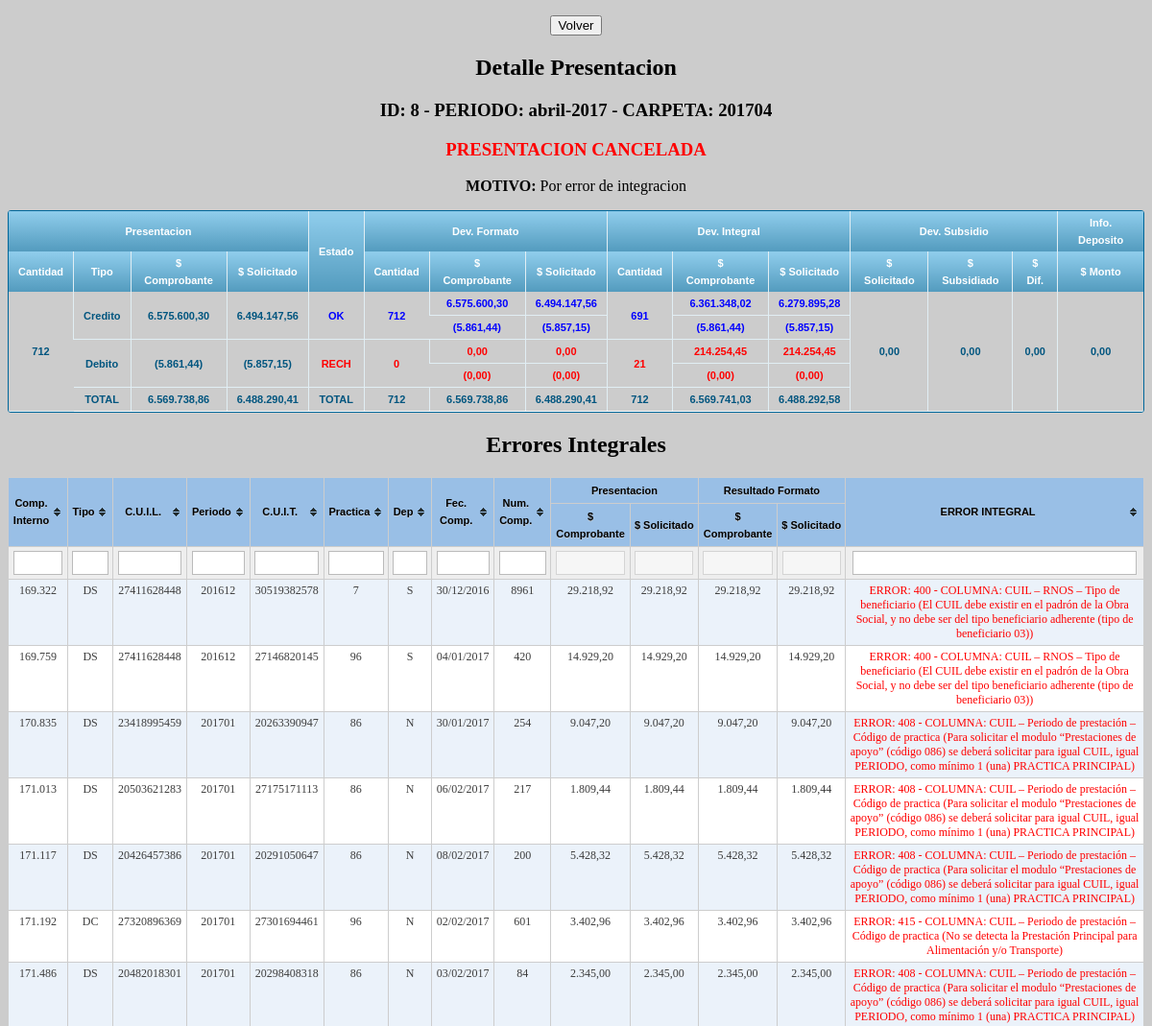
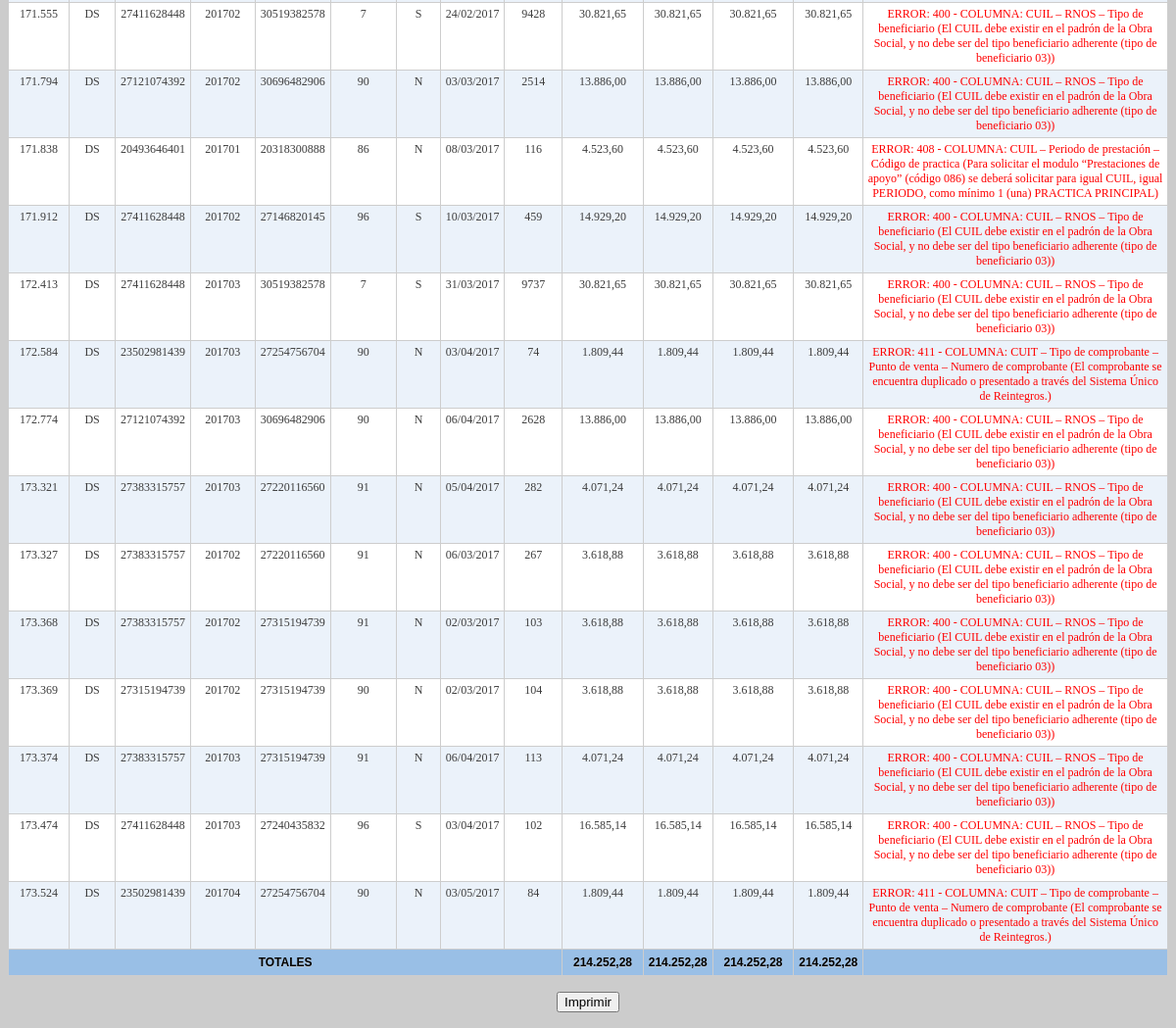
The page /presentacion.erroresintegral.php?id=8 (signed in) on the database its author committed (2 pictures, top to bottom).
### tables this page shows
CREATE TABLE IF NOT EXISTS `presentacion` (
  `id` int(4) NOT NULL AUTO_INCREMENT,
  `idcronograma` int(3) NOT NULL,
  `fechapresentacion` date DEFAULT NULL,
  `fechacancelacion` date DEFAULT NULL,
  `motivocancelacion` text,
  `cantfactura` int(6) NOT NULL,
  `impcomprobantes` decimal(15,2) NOT NULL,
  `impsolicitado` decimal(15,2) NOT NULL,
  `impcomprobantesd` decimal(15,2) NOT NULL,
  `impsolicitadod` decimal(15,2) NOT NULL,
  `fechadeposito` date DEFAULT NULL,
  `montodepositado` decimal(15,2) DEFAULT NULL,
  PRIMARY KEY (`id`)
);

CREATE TABLE IF NOT EXISTS `cronograma` (
  `id` int(3) NOT NULL AUTO_INCREMENT,
  `periodo` varchar(100) NOT NULL,
  `carpeta` varchar(6) NOT NULL,
  `fechacierre` date NOT NULL,
  `periodosincluidos` varchar(50) NOT NULL,
  PRIMARY KEY (`id`)
);

CREATE TABLE IF NOT EXISTS `presentacionformato` (
  `id` int(4) NOT NULL,
  `fechadevformato` date NOT NULL,
  `cantformatook` int(6) NOT NULL,
  `impcomprobantesformatook` decimal(15,2) NOT NULL,
  `impsolicitadoformatook` decimal(15,2) NOT NULL,
  `impcomprobantesformatodok` decimal(15,2) NOT NULL,
  `impsolicitadoformatodok` decimal(15,2) NOT NULL,
  `cantformatonok` int(6) NOT NULL,
  `impcomprobantesformatonok` decimal(15,2) NOT NULL,
  `impsolicitadoformatonok` decimal(15,2) NOT NULL,
  `impcomprobantesformatodnok` decimal(15,2) NOT NULL,
  `impsolicitadoformatodnok` decimal(15,2) NOT NULL,
  PRIMARY KEY (`id`)
);

CREATE TABLE IF NOT EXISTS `presentacionintegral` (
  `id` int(4) NOT NULL,
  `fechaintegral` date NOT NULL,
  `cantintegralok` int(6) NOT NULL,
  `impcomprobantesintegralok` decimal(15,2) NOT NULL,
  `impsolicitadointegralok` decimal(15,2) NOT NULL,
  `impcomprobantesintegraldok` decimal(15,2) NOT NULL,
  `impsolicitadointegraldok` decimal(15,2) NOT NULL,
  `cantintegralnok` int(6) NOT NULL,
  `impcomprobantesintegralnok` decimal(15,2) NOT NULL,
  `impsolicitadointegralnok` decimal(15,2) NOT NULL,
  `impcomprobantesintegraldnok` decimal(15,2) NOT NULL,
  `impsolicitadointegraldnok` decimal(15,2) NOT NULL,
  PRIMARY KEY (`id`)
);

### include/detalle.php (the view)
<?php $sqlPresentacion = "SELECT
p.id as idpres,
DATE_FORMAT(p.fechapresentacion, '%d-%m-%Y') as fechapresentacion,
DATE_FORMAT(p.fechacancelacion, '%d-%m-%Y') as fechacancelacion,
p.motivocancelacion,
p.cantfactura,
p.impcomprobantes,
p.impsolicitado,
p.impcomprobantesd,
p.impsolicitadod,
cronograma.periodo,
cronograma.carpeta,
DATE_FORMAT(presentacionformato.fechadevformato, '%d-%m-%Y') as fechadevformato,
presentacionformato.*,
DATE_FORMAT(presentacionintegral.fechaintegral, '%d-%m-%Y') as fechaintegral,
presentacionintegral.*,
DATE_FORMAT(presentacionsubsidio.fechasubsidio, '%d-%m-%Y') as fechasubsidio,
presentacionsubsidio.impsolicitadosubsidio,
presentacionsubsidio.montosubsidio,
DATE_FORMAT(p.fechadeposito, '%d-%m-%Y') as fechadeposito,
p.montodepositado
FROM presentacion p
INNER JOIN cronograma on p.idcronograma = cronograma.id
LEFT JOIN presentacionformato on p.id = presentacionformato.id
LEFT JOIN presentacionintegral on p.id = presentacionintegral.id
LEFT JOIN presentacionsubsidio on p.id = presentacionsubsidio.id
WHERE p.id = $idPresentacion";
$resPresentacion = mysql_query($sqlPresentacion);
$rowPresentacion = mysql_fetch_array($resPresentacion);
?>
	<h2>Detalle Presentacion</h2>
	 	<h3>ID: <?php echo $rowPresentacion['idpres']?> - PERIODO: <?php echo $rowPresentacion['periodo'] ?> - CARPETA: <?php echo $rowPresentacion['carpeta'] ?></h3>
	 	<?php if ($rowPresentacion['fechacancelacion'] != null) {  ?>
	 		<h3 style="color: red">PRESENTACION CANCELADA</h3>
	 		<p><b>MOTIVO: </b><?php echo $rowPresentacion['motivocancelacion'] ?></p>
	 	<?php } ?>
<div class="grilla">
	<table>
		<thead>
		  <tr>
		    <th colspan="4" style="font-size: 11px">Presentacion</th>
		    <th rowspan="2" style="font-size: 11px">Estado</th>
		    <th colspan="3" style="font-size: 11px">Dev. Formato</th>
		    <th colspan="3" style="font-size: 11px">Dev. Integral</th>
		    <th colspan="3" style="font-size: 11px">Dev. Subsidio</th>
		    <th style="font-size: 11px">Info. Deposito</th>
		  </tr>
		  <tr>
		  	<th style="font-size: 11px">Cantidad</th>
		    <th style="font-size: 11px">Tipo</th>
		    <th style="font-size: 11px">$ Comprobante</th>
		    <th style="font-size: 11px">$ Solicitado</th>
		    <th style="font-size: 11px">Cantidad</th>
		    <th style="font-size: 11px">$ Comprobante</th>
		    <th style="font-size: 11px">$ Solicitado</th>
		    <th style="font-size: 11px">Cantidad</th>
		    <th style="font-size: 11px">$ Comprobante</th>
		    <th style="font-size: 11px">$ Solicitado</th>
		    <th style="font-size: 11px">$ Solicitado</th>
		    <th style="font-size: 11px">$ Subsidiado</th>
		    <th style="font-size: 11px">$ Dif.</th>
		    <th style="font-size: 11px">$ Monto</th>
		  </tr>
		</thead>
		<tbody>
			<tr>
				<td rowspan="5" style="font-size: 11px"><?php echo number_format($rowPresentacion['cantfactura'],"0","",".") ?></td>
				<td rowspan="2" style="font-size: 11px">Credito</td>
				<td rowspan="2" style="font-size: 11px"><?php echo number_format($rowPresentacion['impcomprobantes'],"2",",",".") ?> </td>
			 	<td rowspan="2" style="font-size: 11px"><?php echo number_format($rowPresentacion['impsolicitado'],"2",",",".") ?></td>
				<td rowspan="2" style="color: blue; font-size: 11px">OK</td>
				<td rowspan="2" style="color: blue; font-size: 11px"><?php echo number_format($rowPresentacion['cantformatook'],"0","",".")?></td>
				<td style="color: blue; font-size: 11px"><?php echo number_format($rowPresentacion['impcomprobantesformatook'],"2",",",".") ?> </td>
				<td style="color: blue; font-size: 11px"><?php echo number_format($rowPresentacion['impsolicitadoformatook'],"2",",",".") ?></td>
				<td rowspan="2" style="color: blue; font-size: 11px"><?php echo number_format($rowPresentacion['cantintegralok'],"0","",".")?></td>
				<td style="color: blue; font-size: 11px"><?php echo number_format($rowPresentacion['impcomprobantesintegralok'],"2",",",".") ?> </td>
				<td style="color: blue; font-size: 11px"><?php echo number_format($rowPresentacion['impsolicitadointegralok'],"2",",",".") ?></td>
				<td rowspan="5" style="font-size: 11px"><?php echo number_format($rowPresentacion['impsolicitadosubsidio'],"2",",",".") ?></td>
				<td rowspan="5" style="font-size: 11px"><?php echo number_format($rowPresentacion['montosubsidio'],"2",",",".") ?></td>
				<td rowspan="5" style="font-size: 11px"><?php echo number_format($rowPresentacion['impsolicitadosubsidio']-$rowPresentacion['montosubsidio'],"2",",",".") ?></td>
				<td rowspan="5" style="font-size: 11px"> <?php echo number_format($rowPresentacion['montodepositado'],"2",",",".") ?> </td>
			</tr>
			<tr>
				<td style="color: blue; font-size: 11px"><?php echo "(".number_format($rowPresentacion['impcomprobantesformatodok'],"2",",",".").")" ?> </td>
				<td style="color: blue; font-size: 11px"><?php echo "(".number_format($rowPresentacion['impsolicitadoformatodok'],"2",",",".").")" ?></td>
				<td style="color: blue; font-size: 11px"><?php echo "(".number_format($rowPresentacion['impcomprobantesintegraldok'],"2",",",".").")" ?> </td>
				<td style="color: blue; font-size: 11px"><?php echo "(".number_format($rowPresentacion['impsolicitadointegraldok'],"2",",",".").")" ?></td>
			</tr>
			<tr>
				<td rowspan="2" style="font-size: 11px">Debito</td>
				<td rowspan="2" style="font-size: 11px"><?php echo "(".number_format($rowPresentacion['impcomprobantesd'],"2",",",".").")"; ?> </td>
				<td rowspan="2" style="font-size: 11px"><?php echo "(".number_format($rowPresentacion['impsolicitadod'],"2",",",".").")" ?></td>
				<td rowspan="2" style="color: red; font-size: 11px">RECH</td>
				<td rowspan="2" style="color: red; font-size: 11px"><?php echo number_format($rowPresentacion['cantformatonok'],"0","",".")?></td>
				<td style="color: red; font-size: 11px"><?php echo number_format($rowPresentacion['impcomprobantesformatonok'],"2",",",".") ?> </td>
				<td style="color: red; font-size: 11px"><?php echo number_format($rowPresentacion['impsolicitadoformatonok'],"2",",",".") ?></td>
				<td rowspan="2" style="color: red; font-size: 11px"><?php echo number_format($rowPresentacion['cantintegralnok'],"0","",".")?></td>
				<td style="color: red; font-size: 11px"><?php echo number_format($rowPresentacion['impcomprobantesintegralnok'],"2",",",".") ?> </td>
				<td style="color: red; font-size: 11px"><?php echo number_format($rowPresentacion['impsolicitadointegralnok'],"2",",",".") ?></td>
			</tr>
			<tr>
				<td style="color: red; font-size: 11px"><?php echo "(".number_format($rowPresentacion['impcomprobantesformatodnok'],"2",",",".").")" ?> </td>
				<td style="color: red; font-size: 11px"><?php echo "(".number_format($rowPresentacion['impsolicitadoformatodnok'],"2",",",".").")" ?></td>
				<td style="color: red; font-size: 11px"><?php echo "(".number_format($rowPresentacion['impcomprobantesintegraldnok'],"2",",",".").")" ?> </td>
				<td style="color: red; font-size: 11px"><?php echo "(".number_format($rowPresentacion['impsolicitadointegraldnok'],"2",",",".").")" ?></td>
			</tr>
			<tr>
				<td style="font-size: 11px">TOTAL</td>
				<td style="font-size: 11px"><?php echo number_format($rowPresentacion['impcomprobantes'] - $rowPresentacion['impcomprobantesd'],"2",",",".")?></td>
				<td style="font-size: 11px"><?php echo number_format($rowPresentacion['impsolicitado'] - $rowPresentacion['impsolicitadod'],"2",",",".")?></td>
				<td style="font-size: 11px">TOTAL</td>
				<td style="font-size: 11px"><?php echo number_format($rowPresentacion['cantformatook'] + $rowPresentacion['cantformatonok'],"0","",".") ?></td>
				<td style="font-size: 11px"><?php echo number_format($rowPresentacion['impcomprobantesformatook'] + $rowPresentacion['impcomprobantesformatonok'] - $rowPresentacion['impcomprobantesformatodok'] - $rowPresentacion['impcomprobantesformatodnok'],"2",",",".")  ?> </td>
				<td style="font-size: 11px"><?php echo number_format($rowPresentacion['impsolicitadoformatook'] + $rowPresentacion['impsolicitadoformatonok'] - $rowPresentacion['impsolicitadoformatodok'] - $rowPresentacion['impsolicitadoformatodnok'],"2",",",".") ?></td>
				<td style="font-size: 11px"><?php echo number_format($rowPresentacion['cantintegralok'] + $rowPresentacion['cantintegralnok'],"0","",".") ?></td>
				<td style="font-size: 11px"><?php echo number_format($rowPresentacion['impcomprobantesintegralok'] + $rowPresentacion['impcomprobantesintegralnok'] - $rowPresentacion['impcomprobantesintegraldok'] - $rowPresentacion['impcomprobantesintegraldnok'],"2",",",".") ?> </td>
				<td style="font-size: 11px"><?php echo number_format($rowPresentacion['impsolicitadointegralok'] + $rowPresentacion['impsolicitadointegralnok'] - $rowPresentacion['impsolicitadointegraldok'] - $rowPresentacion['impsolicitadointegraldnok'],"2",",",".")  ?></td>
			</tr>
		</tbody>
	</table>
</div>

### presentacion.erroresintegral.php (shortened to what this page needs)
<?php
$idPresentacion = $_GET['id'];
$sqlFactura = "SELECT * FROM facturas WHERE idpresentacion = $idPresentacion and deverrorintegral is not null";
$resFactura = mysql_query($sqlFactura);
$sqlErrores = "SELECT * FROM errorsss";
$resErrores = mysql_query($sqlErrores);
$arrayErrores = array();
while ($rowErrores = mysql_fetch_array($resErrores)) {
	$arrayErrores[$rowErrores['id']] = array("campo" => $rowErrores['campo'], "descrip" => $rowErrores['descripcion']);
}
?>
<!DOCTYPE html PUBLIC "-//W3C//DTD XHTML 1.0 Transitional//EN" "http://www.w3.org/TR/xhtml1/DTD/xhtml1-transitional.dtd">
<html xmlns="http://www.w3.org/1999/xhtml">
<head>
<link rel="stylesheet" href="css/tablas.css"/>
<link rel="stylesheet" href="include/jquery.tablesorter/themes/theme.blue.css"/>
</head>
<body bgcolor="#CCCCCC">
	<div align="center">
	 	<p><input class="nover" type="button" name="volver" value="Volver" onClick="location.href = 'presentacion.php'" /></p>
	 	<?php include_once("include/detalle.php")?>
	 	<h2>Errores Integrales</h2>
			 <table id="listaResultado" class="tablesorter" style="text-align: center;">
			 	<thead>
			 		<tr>
			 			<th style="font-size: 11px" rowspan="2">Comp. Interno</th>
			 			<th style="font-size: 11px" rowspan="2">Tipo</th>
			 			<th style="font-size: 11px" rowspan="2">C.U.I.L.</th>
			 			<th style="font-size: 11px" rowspan="2">Periodo</th>
			 			<th style="font-size: 11px" rowspan="2">C.U.I.T.</th>
			 			<th style="font-size: 11px" rowspan="2">Practica</th>
			 			<th style="font-size: 11px" rowspan="2">Dep</th>
			 			<th style="font-size: 11px" rowspan="2">Fec. Comp.</th>
			 			<th style="font-size: 11px" rowspan="2">Num. Comp.</th>
			 			<th style="font-size: 11px" colspan="2">Presentacion</th>
			 			<th style="font-size: 11px" colspan="2">Resultado Formato</th>
			 			<th style="font-size: 11px" rowspan="2">ERROR INTEGRAL</th>
			 		</tr>
			 		<tr>
			 			<th style="font-size: 11px">$ Comprobante</th>
			 			<th style="font-size: 11px">$ Solicitado</th>
			 			<th style="font-size: 11px">$ Comprobante</th>
			 			<th style="font-size: 11px">$ Solicitado</th>
			 		</tr>
			 	</thead>
			 	<tbody>
			<?php
				$totCom = 0;
				$totSol = 0;
				$totComFor = 0;
				$totSolFor = 0;
				while ($rowFactura = mysql_fetch_array($resFactura)) {
					$totCom += $rowFactura['impcomprobante'];
					$totSol += $rowFactura['impsolicitado'];
					$totComFor += $rowFactura['impcomprobanteformato'];
					$totSolFor += $rowFactura['impsolicitadoformato'];	?>
					<tr>
						<td style="font-size: 12px"><?php echo number_format($rowFactura['nrocominterno'],0,"",".") ?></td>
						<td style="font-size: 12px"><?php echo $rowFactura['tipoarchivo'] ?></td>
						<td style="font-size: 12px"><?php echo $rowFactura['cuil'] ?></td>
						<td style="font-size: 12px"><?php echo $rowFactura['periodo'] ?></td>
						<td style="font-size: 12px"><?php echo $rowFactura['cuit'] ?></td>
						<td style="font-size: 12px"><?php echo $rowFactura['codpractica'] ?></td>
						<td style="font-size: 12px"><?php echo $rowFactura['dependencia'] ?></td>
						<td style="font-size: 12px"><?php echo $rowFactura['fechacomprobante'] ?></td>
						<td style="font-size: 12px"><?php echo $rowFactura['nrocomprobante'] ?></td>
						<td style="font-size: 12px"><?php echo number_format($rowFactura['impcomprobante'],2,",",".") ?></td>
						<td style="font-size: 12px"><?php echo number_format($rowFactura['impsolicitado'],2,",",".") ?></td>
						<td style="font-size: 12px"><?php echo number_format($rowFactura['impcomprobanteformato'],2,",",".") ?></td>
						<td style="font-size: 12px"><?php echo number_format($rowFactura['impsolicitadoformato'],2,",",".") ?></td>
				 		<td style="font-size: 12px; color: red">
				  <?php $explodeErrores = explode("-",$rowFactura['deverrorintegral']);
						foreach ($explodeErrores as $error) {
							if ($error != "") {
								$error = (int) $error;
								echo "ERROR: $error - COLUMNA: ".$arrayErrores[$error]['campo']." (".$arrayErrores[$error]['descrip'].")<br>";
				  			}
						}?>
				  		</td>
					</tr>
			<?php } ?>
					<tr>
						<th colspan="9">TOTALES</td>
						<th><?php echo number_format($totCom,2,",",".") ?></th>
						<th><?php echo number_format($totSol,2,",",".") ?></th>
						<th><?php echo number_format($totComFor,2,",",".") ?></th>
						<th><?php echo number_format($totSolFor,2,",",".") ?></th>
						<th></th>
					</tr>
			  	</tbody>
			</table>
		<p><input class="nover" type="button" name="imprimir" value="Imprimir" onclick="window.print();"></p>
	</div>
</body>
</html>

### css/tablas.css (style rules this page uses)
.grilla { font: normal 12px/150% Arial, Helvetica, sans-serif; background: #fff; overflow: hidden; border: 1px solid #006699; -webkit-border-radius: 3px; -moz-border-radius: 3px; border-radius: 3px; display: table }
.grilla table { border-collapse: collapse; text-align: center; width: 100%; }
.grilla table td, .grilla table th, .grilla table .title { padding: 3px 10px; }
.grilla table thead th, .grilla table .title { background-image: linear-gradient(to bottom, #8DCBEA 5%, #539BBE 100%); background-color:#99bfe6; color:#FFFFFF; font-size: 15px; font-weight: bold; border-left: 1px solid #E1EEF4; }
.grilla table thead th:first-child, .grilla table .title { border: none; }
.grilla table tbody td { background-color:#CCCCCC; color: #00557F; border-left: 1px solid #E1EEF4; font-size: 14px; border-bottom: 1px solid #E1EEF4; font-weight: bold; }
.grilla table tbody td:first-child { border-left: none; }
.grilla table tbody tr:last-child td { border-bottom: none; }

### presentacion.erroresintegral.php (style rules this page uses)
.nover { display:none }

### rows shown on the page
presentacion: id "8", idcronograma.periodo "abril-2017", idcronograma.carpeta "201704", motivocancelacion "Por error de integracion", cantfactura "712", impcomprobantes "6.575.600,30", impsolicitado "6.494.147,56", presentacionformato.cantformatook "712", presentacionformato.impcomprobantesformatook "6.575.600,30", presentacionformato.impsolicitadoformatook "6.494.147,56", presentacionintegral.cantintegralok "691", presentacionintegral.impcomprobantesintegralok "6.361.348,02", presentacionintegral.impsolicitadointegralok "6.279.895,28", montodepositado "0,00", presentacionformato.impcomprobantesformatodok "5.861,44", presentacionformato.impsolicitadoformatodok "5.857,15", presentacionintegral.impcomprobantesintegraldok "5.861,44", presentacionintegral.impsolicitadointegraldok "5.857,15", impcomprobantesd "5.861,44", impsolicitadod "5.857,15", presentacionformato.cantformatonok "0", presentacionformato.impcomprobantesformatonok "0,00", presentacionformato.impsolicitadoformatonok "0,00", presentacionintegral.cantintegralnok "21", presentacionintegral.impcomprobantesintegralnok "214.254,45", presentacionintegral.impsolicitadointegralnok "214.254,45", presentacionformato.impcomprobantesformatodnok "0,00", presentacionformato.impsolicitadoformatodnok "0,00", presentacionintegral.impcomprobantesintegraldnok "0,00", presentacionintegral.impsolicitadointegraldnok "0,00", $rowPresentacion['impcomprobantes'] - $rowPresentacion['impcomprobantesd'] "6.569.738,86", $rowPresentacion['impsolicitado'] - $rowPresentacion['impsolicitadod'] "6.488.290,41", presentacionformato.impcomprobantesformatook+impcomprobantesformatonok+impcomprobantesformatodok "6.569.738,86", presentacionformato.impsolicitadoformatook+impsolicitadoformatonok+impsolicitadoformatodok "6.488.290,41", presentacionintegral.cantintegralok+cantintegralnok "712", presentacionintegral.impcomprobantesintegralok+impcomprobantesintegralnok+impcomprobantesintegraldok "6.569.741,03", presentacionintegral.impsolicitadointegralok+impsolicitadointegralnok+impsolicitadointegraldok "6.488.292,58"

### other values the page prints
$rowPresentacion['impsolicitadosubsidio'] "0,00"
$rowPresentacion['montosubsidio'] "0,00"
$rowFactura['nrocominterno'] "169.322"
$rowFactura['tipoarchivo'] "DS"
$rowFactura['cuil'] "27411628448"
$rowFactura['periodo'] "201612"
$rowFactura['cuit'] "30519382578"
$rowFactura['codpractica'] "7"
$rowFactura['dependencia'] "S"
$rowFactura['fechacomprobante'] "30/12/2016"
$rowFactura['nrocomprobante'] "8961"
$rowFactura['impcomprobante'] "29.218,92"
$rowFactura['impsolicitado'] "29.218,92"
$rowFactura['impcomprobanteformato'] "29.218,92"
$rowFactura['impsolicitadoformato'] "29.218,92"
